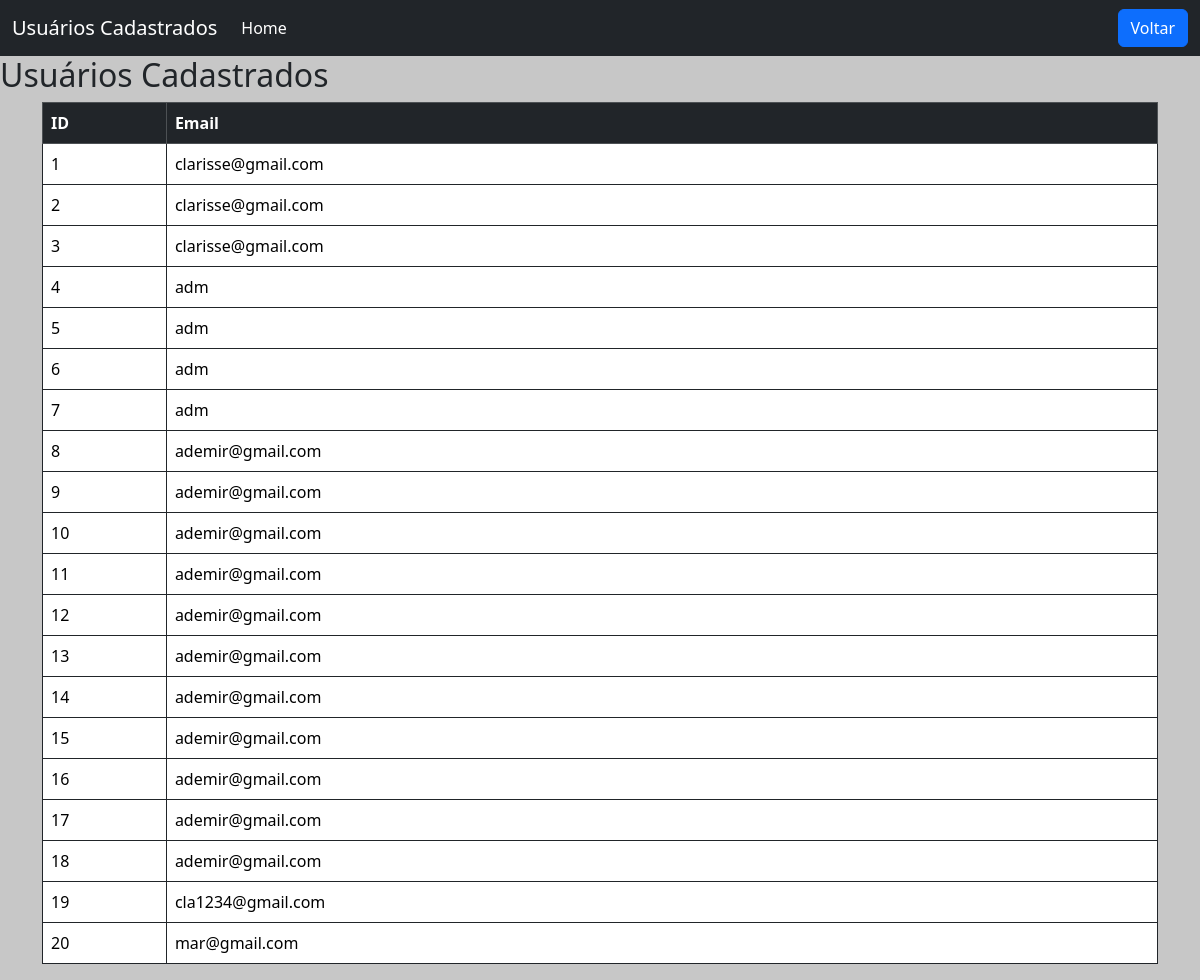
Page /listarUsuario.php on the committed database.
### tables this page shows
CREATE TABLE `adm` (
  `idadm` int(10) unsigned NOT NULL AUTO_INCREMENT,
  `emailAdm` varchar(45) NOT NULL,
  `senhaAdm` varchar(45) NOT NULL,
  `ativo` char(1) NOT NULL DEFAULT 'A',
  PRIMARY KEY (`idadm`)
);

### conexao.php (called while the page is built, shortened)
<?php
class Conexao
{
    private $servername = "localhost";
    private $username = "root";
    private $password = "";
    private $dbname = "simples_sistema";
    public $conn;
    public function __construct()
    {
        try {
            $this->conn = new PDO("mysql:host=$this->servername;dbname=$this->dbname", $this->username, $this->password);
            $this->conn->setAttribute(PDO::ATTR_ERRMODE, PDO::ERRMODE_EXCEPTION);
        } catch (PDOException $e) {
            echo "Conexão falhou: " . $e->getMessage();
        }
    }
    public function getConn()
    {
        return $this->conn;
    }
}
?>

### adm.php (called while the page is built, shortened)
<?php
class Adm {
    private $conn;
    public function __construct($conn) {
        $this->conn = $conn;
    }
    public function listarUsuarios() {
        try {
            $sql = "SELECT idadm, emailAdm FROM adm";
            $stmt = $this->conn->prepare($sql);
            $stmt->execute();
            return $stmt->fetchAll(PDO::FETCH_ASSOC);
        } catch (PDOException $e) {
            echo 'Exception -> ' . $e->getMessage();
            return [];
        }
    }
}
?>

### listarUsuario.php (the view, shortened to what this page needs)
<?php
include('conexao.php');
include('adm.php');
$conn = new Conexao();
$usuario = new Adm($conn->getConn());
$usuarios = $usuario->listarUsuarios();
?>
<!doctype html>
<html lang="en">
<head>
    <link href="https://cdn.jsdelivr.net/npm/bootstrap@5.3.3/dist/css/bootstrap.min.css" rel="stylesheet">
</head>
<body style="background: rgba(0,0,0,0.22)">
<nav class="navbar navbar-expand-lg bg-dark" data-bs-theme="dark">
    <div class="container-fluid">
        <a class="navbar-brand" href="#">Usuários Cadastrados</a>
        <div class="collapse navbar-collapse" id="navbarSupportedContent">
            <ul class="navbar-nav me-auto mb-2 mb-lg-0">
                <li class="nav-item">
                    <a class="nav-link active" aria-current="page" href="#">Home</a>
                </li>
            </ul>
            <form class="d-flex" role="search">
                <button class="btn btn-primary" type="button"><a href="perfil.php" style="text-decoration: none;color: white">Voltar</a></button>
            </form>
        </div>
    </div>
</nav>
<h2>Usuários Cadastrados</h2>
<div class="container">
    <table class="table table-bordered table-hover border-dark">
        <thead class="table-dark">
        <tr>
            <th style="width: 10%;">ID</th>
            <th style="width:80% ">Email</th>
        </tr>
        </thead>
        <tbody>
        <?php if (!empty($usuarios)): ?>
            <?php foreach ($usuarios as $usuario): ?>
                <tr>
                    <td><?php echo htmlspecialchars($usuario['idadm']); ?></td>
                    <td><?php echo htmlspecialchars($usuario['emailAdm']); ?></td>
                </tr>
            <?php endforeach; ?>
        <?php else: ?>
            <tr><td colspan='4'>Nenhum usuário cadastrado</td></tr>
        <?php endif; ?>
        </tbody>
    </table>
</div>
</body>
</html>

### rows in the picture
adm: idadm "1", emailAdm "clarisse@gmail.com"
adm: idadm "2", emailAdm "clarisse@gmail.com"
adm: idadm "3", emailAdm "clarisse@gmail.com"
adm: idadm "4", emailAdm "adm"
adm: idadm "5", emailAdm "adm"
adm: idadm "6", emailAdm "adm"
adm: idadm "7", emailAdm "adm"
adm: idadm "8", emailAdm "ademir@gmail.com"
adm: idadm "9", emailAdm "ademir@gmail.com"
adm: idadm "10", emailAdm "ademir@gmail.com"
adm: idadm "11", emailAdm "ademir@gmail.com"
adm: idadm "12", emailAdm "ademir@gmail.com"
adm: idadm "13", emailAdm "ademir@gmail.com"
adm: idadm "14", emailAdm "ademir@gmail.com"
adm: idadm "15", emailAdm "ademir@gmail.com"
adm: idadm "16", emailAdm "ademir@gmail.com"
adm: idadm "17", emailAdm "ademir@gmail.com"
adm: idadm "18", emailAdm "ademir@gmail.com"
adm: idadm "19", emailAdm "cla1234@gmail.com"
adm: idadm "20", emailAdm "mar@gmail.com"
